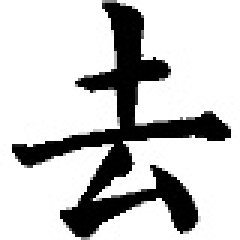
#> input picture data/cutting/8.jpg, 80 x 80 px, found by its file name (shown 3 times larger)
$ python testing.py
#> lines starting #> are read from the running program, lines starting #| are printed output that depends on the picture; after the words box and inside, x2 and y2 are one past the last pixel; in counts of white or black regions, pixels touching at a corner belong together
# # 这个文件用来测试一些python代码的实用性\


import math
import queue

import cv2
import numpy as np


#
#
# def get_radius_1(dir_x, dir_y, original_img, core):
#     """
#     确定半径大小
#     :param dir_x: 方向
#     :param dir_y: 方向
#     :param original_img: 原始图片
#     :param core: 圆心坐标
#     :return: 返回半径
#     """
#     # 备案1 —— 八个方向取最小值确定半径
#     # 这种方法较为稳定，但是缺点是可能会使得一些笔画无法覆盖
#     # radius = 100000000
#     # iter_x, iter_y = item[i]
#     # radius_x, radius_y = 0, 0
#     # tep_radius = 0
#     # while original_img[iter_x, iter_y] == 0:
#     #     tep_radius += 1
#     #     iter_y -= 1
#     # radius = min(radius, tep_radius)
#     # tep_radius = 0
#     # iter_x, iter_y = item[i]
#     # while original_img[iter_x, iter_y] == 0:
#     #     tep_radius += 1
#     #     iter_y += 1
#     # radius = min(radius, tep_radius)
#     # tep_radius = 0
#     # iter_x, iter_y = item[i]
#     # while original_img[iter_x, iter_y] == 0:
#     #     tep_radius += 1
#     #     iter_x -= 1
#     # radius = min(radius, tep_radius)
#     # tep_radius = 0
#     # iter_x, iter_y = item[i]
#     # while original_img[iter_x, iter_y] == 0:
#     #     tep_radius += 1
#     #     iter_x += 1
#     # radius = min(radius, tep_radius)
#     # tep_radius = 0
#     # iter_x, iter_y = item[i]
#     # while original_img[iter_x, iter_y] == 0:
#     #     tep_radius += 1
#     #     iter_x -= 1
#     #     iter_y -= 1
#     # radius = min(radius, round(tep_radius * 1.4142135623730951))
#     # tep_radius = 0
#     # iter_x, iter_y = item[i]
#     # while original_img[iter_x, iter_y] == 0:
#     #     tep_radius += 1
#     #     iter_x += 1
#     #     iter_y += 1
#     # radius = min(radius, round(tep_radius * 1.4142135623730951))
#     # tep_radius = 0
#     # iter_x, iter_y = item[i]
#     # while original_img[iter_x, iter_y] == 0:
#     #     tep_radius += 1
#     #     iter_x -= 1
#     #     iter_y += 1
#     # radius = min(radius, round(tep_radius * 1.4142135623730951))
#     # tep_radius = 0
#     # iter_x, iter_y = item[i]
#     # while original_img[iter_x, iter_y] == 0:
#     #     tep_radius += 1
#     #     iter_x += 1
#     #     iter_y -= 1
#     # radius = min(radius, round(tep_radius * 1.4142135623730951))
#
#     # 备案2 —— 按照轨迹方向确定半径
#     # 这种方法较为冒险，可能会出现笔画崩溃的现象，但是它有良好的覆盖性
#     radius_x = 0
#     radius_y = 0
#     iter_x, iter_y = core
#     # 开始计算半径
#     if dir_y == 0:
#         # 寻找 y = 0 这条线
#         # 先找左边
#         while original_img[iter_x][iter_y] == 0:
#             radius_x += 1
#             iter_y -= 1
#         iter_x, iter_y = core
#         # 再找右边
#         while original_img[iter_x][iter_y] == 0:
#             radius_y += 1
#             iter_y += 1
#     elif dir_x == 0:
#         # 寻找 x = 0 这条线
#         # 先找上边
#         while original_img[iter_x, iter_y] == 0:
#             radius_x += 1
#             iter_x -= 1
#         iter_x, iter_y = core
#         # 再找下边
#         while original_img[iter_x, iter_y] == 0:
#             radius_y += 1
#             iter_x += 1
#     elif dir_x * dir_y == -1:
#         # 寻找 x + y = 0 这条线
#         while original_img[iter_x, iter_y] == 0:
#             radius_x += 1
#             iter_x -= 1
#             iter_y -= 1
#         iter_x, iter_y = core
#         while original_img[iter_x, iter_y] == 0:
#             radius_y += 1
#             iter_x += 1
#             iter_y += 1
#     else:
#         # 寻找x - y = 0 这条边
#         while original_img[iter_x, iter_y] == 0:
#             radius_x += 1
#             iter_x -= 1
#             iter_y += 1
#         iter_x, iter_y = core
#         while original_img[iter_x, iter_y] == 0:
#             radius_y += 1
#             iter_x += 1
#             iter_y -= 1
#     radius = min(radius_x, radius_y)
#     if dir_x * dir_y:
#         radius = round(radius * 1.4142135623730951)
#     return radius
#
#
# def generate_fps(template_img, original_img, Stroke, Save_dir):
#     """
#     :param template_img: 空白模板
#     :param original_img: 原图
#     :param Stroke: 笔画
#     :return:
#     """
#     # 用来存储图片编号的，以便接下来合成视频
#     """
#             这里整理一下(dir_x, dir_y)的取值对八邻域的关系
#             (dir_x, dir_y) == (0, 1) 或者 (0, -1) 则半径的选取为 x = 0 这条直线
#             (dir_x, dir_y) == (1, 0) 或者 (-1, 0) 则半径的选取为 y = 0 这条直线
#             (dir_x, dir_y) == (1, 1) 或者 (-1, -1) 则半径的选取为 y = x 这条直线
#             (dir_x, dir_y) == (1, -1) 或者 (-1, 1) 则半径的选取为 y = -x 这条直线
#             半径的长度如此定义 -> 沿着直线寻找两个端点，寻找最近的一个端点距离圆心的位移距离作为这个圆的半径
#     """
#     cnt = 0
#     iter_img = template_img.copy()
#
#     # 广度优先遍历队列
#     q = queue.Queue()
#     dx = [1, -1, 0, 0]
#     dy = [0, 0, -1, 1]
#
#     for item in Stroke:
#         for i in range(1, len(item)):
#             visit_map = np.zeros_like(original_img, dtype=bool)
#             dir_x, dir_y = item[i][0] - item[i - 1][0], item[i][1] - item[i - 1][1]
#             radius = get_radius_1(dir_x, dir_y, original_img, item[i])
#             print(f"圆心：({item[i][0]}, {item[i][1]}), 半径: {radius}")
#             # 开始分帧
#             cnt += 1
#             # 接下来的问题是，确定了圆心和半径，如何绘制圆
#             # 一种妥协的方式： 广度优先搜索， 时间复杂度较低
#             q.put(item[i])
#             visit_map[item[i][0], item[i][1]] = True
#             while not q.empty():
#                 now_x, now_y = q.get()
#                 # distance = round(math.sqrt(pow(now_x - item[i][0], 2) + pow(now_y - item[i][1], 2)))
#                 # if distance > radius:
#                 #     continue
#                 iter_img[now_x, now_y] = (0, 0, 0)
#                 for j in range(4):
#                     next_x = now_x + dx[j]
#                     next_y = now_y + dy[j]
#                     if original_img[next_x, next_y] == 255 or visit_map[next_x, next_y] or \
#                             round(math.sqrt(pow(next_x - item[i][0], 2) + pow(next_y - item[i][1], 2))) > radius:
#                         continue
#                     q.put((next_x, next_y))
#                     visit_map[next_x, next_y] = True
#             cv2.imwrite(Save_dir + "/" + f"{cnt}.jpg", iter_img)
#
#
# def generate_video(picture_folder, ret_folder):
#     """
#
#     :param picture_folder: 图片保存的文件夹
#     :param ret_folder: 视频保存点
#     :return: 返回视频
#     """
#     video_size = cv2.imread(picture_folder + "/1.jpg", cv2.COLOR_BGR2GRAY).shape
#     # 视频帧数
#     fps = 30
#     gif = cv2.VideoWriter(ret_folder + "\\gif.avi", cv2.VideoWriter_fourcc('M', 'J', 'P', 'G'), fps,
#                             video_size)
#     for item in picture_folder:
#         img = cv2.imread(item)
#         gif.write(img)
#
#     gif.release()
#     cv2.destroyAllWindows()
#
#
# if __name__ == '__main__':
#     Stroke = [
#         [(3, 77), (4, 78), (5, 79), (6, 80), (6, 81), (7, 82), (8, 83), (9, 84), (10, 85), (11, 86), (12, 87), (13, 88),
#          (14, 88), (15, 89), (16, 89), (17, 90), (18, 90), (19, 90), (20, 90), (21, 90), (22, 90), (23, 90), (24, 90),
#          (25, 90), (26, 90), (27, 90), (28, 90), (29, 90), (30, 90), (31, 90), (32, 90), (33, 90), (34, 90), (35, 90),
#          (36, 90), (37, 90), (38, 90), (39, 90), (40, 90), (41, 90)],
#         [(44, 93), (44, 94), (45, 95), (45, 96), (45, 97), (45, 98), (45, 99), (45, 100), (45, 101), (45, 102),
#          (45, 103), (45, 104), (45, 105), (45, 106), (44, 107), (44, 108), (44, 109), (45, 110), (45, 111), (45, 112),
#          (45, 113), (45, 114)],
#         [(50, 86), (50, 85), (50, 84), (51, 83), (51, 82), (51, 81), (51, 80), (51, 79), (51, 78), (51, 77), (51, 76),
#          (51, 75), (52, 74), (52, 73), (52, 72), (52, 71), (53, 70), (53, 69), (53, 68), (53, 67), (53, 66), (52, 65),
#          (52, 64), (53, 63), (53, 62), (53, 61), (53, 60), (53, 59), (53, 58), (53, 57)],
#         [(52, 89), (53, 89), (54, 89), (55, 89), (56, 89), (57, 89), (58, 89), (59, 89), (60, 89), (61, 89), (62, 89),
#          (63, 89), (64, 89), (65, 89), (66, 89), (67, 89), (68, 89), (69, 89), (70, 89), (71, 89), (72, 89), (73, 89),
#          (74, 89), (75, 89), (76, 89), (77, 89), (78, 89), (79, 89), (80, 89), (81, 89), (82, 89)],
#         [(84, 154), (84, 153), (84, 152), (83, 151), (82, 150), (82, 149), (81, 148), (81, 147), (81, 146), (81, 145),
#          (81, 144), (81, 143), (81, 142), (81, 141), (81, 140), (81, 139), (81, 138), (81, 137), (81, 136), (81, 135),
#          (81, 134), (81, 133), (81, 132), (81, 131), (81, 130), (82, 129), (82, 128), (82, 127), (82, 126), (82, 125),
#          (82, 124), (83, 123), (83, 122), (83, 121), (83, 120), (83, 119), (83, 118), (83, 117), (83, 116), (83, 115),
#          (83, 114), (83, 113), (83, 112), (83, 111), (83, 110), (84, 109), (84, 108), (84, 107), (84, 106), (84, 105),
#          (84, 104), (84, 103), (84, 102), (84, 101), (84, 100), (84, 99), (84, 98), (84, 97), (84, 96), (84, 95),
#          (84, 94), (84, 93), (84, 92), (84, 91)],
#         [(87, 82), (87, 81), (87, 80), (87, 79), (88, 78), (88, 77), (88, 76), (88, 75), (88, 74), (88, 73), (88, 72),
#          (88, 71), (88, 70), (88, 69), (88, 68), (89, 67), (89, 66), (89, 65), (89, 64), (89, 63), (89, 62), (89, 61),
#          (89, 60), (90, 59), (90, 58), (90, 57), (90, 56), (90, 55), (90, 54), (91, 53), (91, 52), (91, 51), (92, 50),
#          (92, 49), (92, 48), (93, 47), (93, 46), (93, 45), (93, 44), (94, 43), (94, 42), (94, 41), (94, 40), (95, 39),
#          (95, 38), (95, 37), (95, 36), (95, 35), (96, 34), (96, 33), (96, 32), (96, 31), (97, 30), (97, 29), (98, 28),
#          (98, 27), (98, 26), (98, 25), (98, 24), (99, 23), (99, 22), (99, 21), (99, 20), (98, 19), (98, 18), (98, 17),
#          (97, 16), (97, 15), (96, 14)],
#         [(90, 84), (91, 84), (92, 84), (93, 84), (94, 84), (95, 84), (96, 84), (97, 84), (98, 84), (99, 84), (100, 84),
#          (101, 84), (102, 84), (103, 84), (104, 84), (105, 83), (106, 82), (106, 81), (106, 80), (107, 79), (108, 78),
#          (109, 77), (110, 76), (111, 75), (112, 74), (113, 73), (114, 72), (115, 71), (116, 70), (117, 69), (118, 68),
#          (119, 68), (120, 67), (121, 66), (122, 65), (123, 65), (124, 65), (125, 65), (126, 64), (127, 64), (128, 63),
#          (129, 63), (130, 63), (131, 63), (132, 63), (133, 63)],
#         [(108, 109), (109, 110), (110, 111), (111, 112), (112, 113), (113, 114), (114, 114), (115, 115), (116, 115),
#          (117, 116), (118, 116)],
#         [(121, 119), (122, 120), (123, 121), (124, 122), (125, 123), (126, 124), (127, 125), (128, 126), (129, 127),
#          (130, 127), (131, 127), (132, 128), (133, 128), (134, 129), (135, 129), (136, 130), (137, 130), (138, 130)],
#         [(122, 115), (123, 114), (123, 113), (123, 112), (123, 111), (123, 110), (123, 109), (124, 108), (124, 107),
#          (125, 106), (125, 105), (125, 104), (125, 103), (125, 102), (125, 101), (125, 100), (126, 99), (126, 98),
#          (126, 97), (127, 96), (127, 95), (127, 94), (128, 93), (128, 92), (128, 91), (129, 90), (129, 89), (129, 88),
#          (129, 87), (130, 86), (130, 85), (130, 84), (130, 83), (131, 82), (131, 81), (131, 80), (132, 79), (132, 78),
#          (133, 77), (133, 76), (133, 75), (133, 74), (133, 73), (134, 72), (134, 71), (134, 70), (134, 69), (134, 68),
#          (135, 67), (135, 66)],
#         [(137, 63), (138, 62), (139, 61), (140, 60), (140, 59), (140, 58), (140, 57), (140, 56), (140, 55), (139, 54),
#          (139, 53), (139, 52), (139, 51), (139, 50), (138, 49)]]
#     One_Stroke_for_test = [[(3, 77), (4, 78), (5, 79), (6, 80), (6, 81), (7, 82), (8, 83), (9, 84), (10, 85), (11, 86), (12, 87), (13, 88),
#          (14, 88), (15, 89), (16, 89), (17, 90), (18, 90), (19, 90), (20, 90), (21, 90), (22, 90), (23, 90), (24, 90),
#          (25, 90), (26, 90), (27, 90), (28, 90), (29, 90), (30, 90), (31, 90), (32, 90), (33, 90), (34, 90), (35, 90),
#          (36, 90), (37, 90), (38, 90), (39, 90), (40, 90), (41, 90)]]
#     img = cv2.imread('cutting/8.jpg', cv2.COLOR_BGR2GRAY)
#     img[img < 100] = 0
#     img[img >= 100] = 255
#     rows, cols = img.shape
#     ret_img = np.zeros((rows, cols, 3), dtype=np.uint8)
#     ret_img.fill(255)
#     for item in Stroke:
#         for (x, y) in item:
#             ret_img[x][y] = [93, 194, 56]
#     Save_dir = "folder_for_testing"
#     Save_dir_video = "folder_for_video"
#     generate_fps(ret_img, img, One_Stroke_for_test, Save_dir)
#     # generate_video(Save_dir, Save_dir_video)
#     # cv2.imwrite("test.jpg", ret_img)
#     # cv2.imshow('img', ret_img)
#     # cv2.waitKey(0)

#
# Stroke = [
#     [(3, 77), (4, 78), (5, 79), (6, 80), (6, 81), (7, 82), (8, 83), (9, 84), (10, 85), (11, 86), (12, 87), (13, 88),
#      (14, 88), (15, 89), (16, 89), (17, 90), (18, 90), (19, 90), (20, 90), (21, 90), (22, 90), (23, 90), (24, 90),
#      (25, 90), (26, 90), (27, 90), (28, 90), (29, 90), (30, 90), (31, 90), (32, 90), (33, 90), (34, 90), (35, 90),
#      (36, 90), (37, 90), (38, 90), (39, 90), (40, 90), (41, 90)],
#     [(44, 93), (44, 94), (45, 95), (45, 96), (45, 97), (45, 98), (45, 99), (45, 100), (45, 101), (45, 102),
#      (45, 103), (45, 104), (45, 105), (45, 106), (44, 107), (44, 108), (44, 109), (45, 110), (45, 111), (45, 112),
#      (45, 113), (45, 114)],
#     [(50, 86), (50, 85), (50, 84), (51, 83), (51, 82), (51, 81), (51, 80), (51, 79), (51, 78), (51, 77), (51, 76),
#      (51, 75), (52, 74), (52, 73), (52, 72), (52, 71), (53, 70), (53, 69), (53, 68), (53, 67), (53, 66), (52, 65),
#      (52, 64), (53, 63), (53, 62), (53, 61), (53, 60), (53, 59), (53, 58), (53, 57)],
#     [(52, 89), (53, 89), (54, 89), (55, 89), (56, 89), (57, 89), (58, 89), (59, 89), (60, 89), (61, 89), (62, 89),
#      (63, 89), (64, 89), (65, 89), (66, 89), (67, 89), (68, 89), (69, 89), (70, 89), (71, 89), (72, 89), (73, 89),
#      (74, 89), (75, 89), (76, 89), (77, 89), (78, 89), (79, 89), (80, 89), (81, 89), (82, 89)],
#     [(84, 154), (84, 153), (84, 152), (83, 151), (82, 150), (82, 149), (81, 148), (81, 147), (81, 146), (81, 145),
#      (81, 144), (81, 143), (81, 142), (81, 141), (81, 140), (81, 139), (81, 138), (81, 137), (81, 136), (81, 135),
#      (81, 134), (81, 133), (81, 132), (81, 131), (81, 130), (82, 129), (82, 128), (82, 127), (82, 126), (82, 125),
#      (82, 124), (83, 123), (83, 122), (83, 121), (83, 120), (83, 119), (83, 118), (83, 117), (83, 116), (83, 115),
#      (83, 114), (83, 113), (83, 112), (83, 111), (83, 110), (84, 109), (84, 108), (84, 107), (84, 106), (84, 105),
#      (84, 104), (84, 103), (84, 102), (84, 101), (84, 100), (84, 99), (84, 98), (84, 97), (84, 96), (84, 95),
#      (84, 94), (84, 93), (84, 92), (84, 91)],
#     [(87, 82), (87, 81), (87, 80), (87, 79), (88, 78), (88, 77), (88, 76), (88, 75), (88, 74), (88, 73), (88, 72),
#      (88, 71), (88, 70), (88, 69), (88, 68), (89, 67), (89, 66), (89, 65), (89, 64), (89, 63), (89, 62), (89, 61),
#      (89, 60), (90, 59), (90, 58), (90, 57), (90, 56), (90, 55), (90, 54), (91, 53), (91, 52), (91, 51), (92, 50),
#      (92, 49), (92, 48), (93, 47), (93, 46), (93, 45), (93, 44), (94, 43), (94, 42), (94, 41), (94, 40), (95, 39),
#      (95, 38), (95, 37), (95, 36), (95, 35), (96, 34), (96, 33), (96, 32), (96, 31), (97, 30), (97, 29), (98, 28),
#      (98, 27), (98, 26), (98, 25), (98, 24), (99, 23), (99, 22), (99, 21), (99, 20), (98, 19), (98, 18), (98, 17),
#      (97, 16), (97, 15), (96, 14)],
#     [(90, 84), (91, 84), (92, 84), (93, 84), (94, 84), (95, 84), (96, 84), (97, 84), (98, 84), (99, 84), (100, 84),
#      (101, 84), (102, 84), (103, 84), (104, 84), (105, 83), (106, 82), (106, 81), (106, 80), (107, 79), (108, 78),
#      (109, 77), (110, 76), (111, 75), (112, 74), (113, 73), (114, 72), (115, 71), (116, 70), (117, 69), (118, 68),
#      (119, 68), (120, 67), (121, 66), (122, 65), (123, 65), (124, 65), (125, 65), (126, 64), (127, 64), (128, 63),
#      (129, 63), (130, 63), (131, 63), (132, 63), (133, 63)],
#     [(108, 109), (109, 110), (110, 111), (111, 112), (112, 113), (113, 114), (114, 114), (115, 115), (116, 115),
#      (117, 116), (118, 116)],
#     [(121, 119), (122, 120), (123, 121), (124, 122), (125, 123), (126, 124), (127, 125), (128, 126), (129, 127),
#      (130, 127), (131, 127), (132, 128), (133, 128), (134, 129), (135, 129), (136, 130), (137, 130), (138, 130)],
#     [(122, 115), (123, 114), (123, 113), (123, 112), (123, 111), (123, 110), (123, 109), (124, 108), (124, 107),
#      (125, 106), (125, 105), (125, 104), (125, 103), (125, 102), (125, 101), (125, 100), (126, 99), (126, 98),
#      (126, 97), (127, 96), (127, 95), (127, 94), (128, 93), (128, 92), (128, 91), (129, 90), (129, 89), (129, 88),
#      (129, 87), (130, 86), (130, 85), (130, 84), (130, 83), (131, 82), (131, 81), (131, 80), (132, 79), (132, 78),
#      (133, 77), (133, 76), (133, 75), (133, 74), (133, 73), (134, 72), (134, 71), (134, 70), (134, 69), (134, 68),
#      (135, 67), (135, 66)],
#     [(137, 63), (138, 62), (139, 61), (140, 60), (140, 59), (140, 58), (140, 57), (140, 56), (140, 55), (139, 54),
#      (139, 53), (139, 52), (139, 51), (139, 50), (138, 49)]]
#
# for i in range(len(Stroke)):
#     if i == 2 or i == 4 or i == 5 or i == 9 or i == 10:
#         Stroke[i].reverse()
#
# # print(Stroke)


def show():
    path = '../data/cutting/8.jpg'
    img = cv2.imread(path, cv2.COLOR_BGR2GRAY)
#> img is the input picture: shape (80, 80); min 0, max 255, mean 197.4
    img[img >= 100] = 255
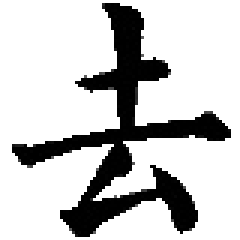
#> img: shape (80, 80) (shown 3 times larger); 12.56% of pixels changed, all inside (x1, y1, x2, y2) = (0, 0, 80, 80)
    img[img < 100] = 0
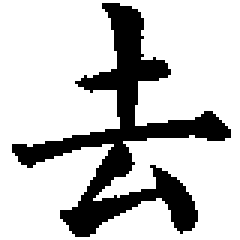
#> img: shape (80, 80) (shown 3 times larger); 77.8% white; 1 black region, box (x1, y1, x2, y2) and area: (4, 1, 77, 79) 1421
    ret_img = np.full((img.shape[0], img.shape[1], 3), 255, np.uint8)
    for i in range(img.shape[0]):
        for j in range(img.shape[1]):
            if img[i][j] == 0:
                ret_img[i][j] = (0, 0, 0)
    for item in new:
        for point in item:
            ret_img[point[0], point[1]] = (0, 255, 255)
#> ret_img: shape (80, 80, 3); mean of channels 0, 1, 2 198.3, 198.4, 198.4
    cv2.imwrite("showing.jpg", ret_img)


new = [
    # 0
    [(3, 77), (4, 78), (5, 79), (6, 80), (6, 81), (7, 82), (8, 83), (9, 84), (10, 85), (11, 86), (12, 87), (13, 88),
     (14, 88), (15, 89), (16, 89), (17, 90), (18, 90), (19, 90), (20, 90), (21, 90), (22, 90), (23, 90), (24, 90),
     (25, 90), (26, 90), (27, 90), (28, 90), (29, 90), (30, 90), (31, 90), (32, 90), (33, 90), (34, 90), (35, 90),
     (36, 90), (37, 90), (38, 90), (39, 90), (40, 90), (41, 90)],
    # # 1
    # [(44, 93), (44, 94), (45, 95), (45, 96), (45, 97), (45, 98), (45, 99), (45, 100), (45, 101), (45, 102),
    #  (45, 103), (45, 104), (45, 105), (45, 106), (44, 107), (44, 108), (44, 109), (45, 110), (45, 111), (45, 112),
    #  (45, 113), (45, 114)],
    # # 2
    # [(53, 57), (53, 58), (53, 59), (53, 60), (53, 61), (53, 62), (53, 63), (52, 64), (52, 65), (53, 66), (53, 67),
    #  (53, 68), (53, 69), (53, 70), (52, 71), (52, 72), (52, 73), (52, 74), (51, 75), (51, 76), (51, 77), (51, 78),
    #  (51, 79), (51, 80), (51, 81), (51, 82), (51, 83), (50, 84), (50, 85), (50, 86)],
    [(53, 57), (53, 58), (53, 59), (53, 60), (52, 61), (52, 62), (52, 63), (52, 64), (52, 65), (52, 66), (52, 67),
     (51, 68), (51, 69), (51, 70), (51, 71), (51, 72), (51, 73), (51, 74), (50, 75), (50, 76), (50, 77), (50, 78),
     (50, 79), (50, 80), (50, 81), (49, 82), (49, 83), (49, 84), (49, 85), (49, 86), (49, 87), (49, 88), (49, 89),
     (48, 90), (48, 91), (48, 92), (48, 93), (48, 94), (48, 95), (48, 96), (47, 97), (47, 98), (47, 99), (47, 100),
     (47, 101), (47, 102), (47, 103), (46, 104), (46, 105), (46, 106), (46, 107), (46, 108), (46, 109), (46, 110),
     (45, 111), (45, 112), (45, 113), (45, 114)],
    # 3
    [(52, 89), (53, 89), (54, 89), (55, 89), (56, 89), (57, 89), (58, 89), (59, 89), (60, 89), (61, 89), (62, 89),
     (63, 89), (64, 89), (65, 89), (66, 89), (67, 89), (68, 89), (69, 89), (70, 89), (71, 89), (72, 89), (73, 89),
     (74, 89), (75, 89), (76, 89), (77, 89), (78, 89), (79, 89), (80, 89), (81, 89), (82, 89)],
    # 4
    [(84, 91), (84, 92), (84, 93), (84, 94), (84, 95), (84, 96), (84, 97), (84, 98), (84, 99), (84, 100), (84, 101),
     (84, 102), (84, 103), (84, 104), (84, 105), (84, 106), (84, 107), (84, 108), (84, 109), (83, 110), (83, 111),
     (83, 112), (83, 113), (83, 114), (83, 115), (83, 116), (83, 117), (83, 118), (83, 119), (83, 120), (83, 121),
     (83, 122), (83, 123), (82, 124), (82, 125), (82, 126), (82, 127), (82, 128), (82, 129), (81, 130), (81, 131),
     (81, 132), (81, 133), (81, 134), (81, 135), (81, 136), (81, 137), (81, 138), (81, 139), (81, 140), (81, 141),
     (81, 142), (81, 143), (81, 144), (81, 145), (81, 146), (81, 147), (81, 148), (82, 149), (82, 150), (83, 151),
     (84, 152), (84, 153), (84, 154)],
    # 5
    [(96, 14), (97, 15), (97, 16), (98, 17), (98, 18), (98, 19), (99, 20), (99, 21), (99, 22), (99, 23), (98, 24),
     (98, 25), (98, 26), (98, 27), (98, 28), (97, 29), (97, 30), (96, 31), (96, 32), (96, 33), (96, 34), (95, 35),
     (95, 36), (95, 37), (95, 38), (95, 39), (94, 40), (94, 41), (94, 42), (94, 43), (93, 44), (93, 45), (93, 46),
     (93, 47), (92, 48), (92, 49), (92, 50), (91, 51), (91, 52), (91, 53), (90, 54), (90, 55), (90, 56), (90, 57),
     (90, 58), (90, 59), (89, 60), (89, 61), (89, 62), (89, 63), (89, 64), (89, 65), (89, 66), (89, 67), (88, 68),
     (88, 69), (88, 70), (88, 71), (88, 72), (88, 73), (88, 74), (88, 75), (88, 76), (88, 77), (88, 78), (87, 79),
     (87, 80), (87, 81), (87, 82)],
    # 6
    [(90, 84), (91, 84), (92, 84), (93, 84), (94, 84), (95, 84), (96, 84), (97, 84), (98, 84), (99, 84), (100, 84),
     (101, 84), (102, 84), (103, 84), (104, 84), (105, 83), (106, 82), (106, 81), (106, 80), (107, 79), (108, 78),
     (109, 77), (110, 76), (111, 75), (112, 74), (113, 73), (114, 72), (115, 71), (116, 70), (117, 69), (118, 68),
     (119, 68), (120, 67), (121, 66), (122, 65), (123, 65), (124, 65), (125, 65), (126, 64), (127, 64), (128, 63),
     (129, 63), (130, 63), (131, 63), (132, 63), (133, 63)],
    # 7
    [(108, 109), (109, 110), (110, 111), (111, 112), (112, 113), (113, 114), (114, 114), (115, 115), (116, 115),
     (117, 116), (118, 116)],
    # 8
    [(121, 119), (122, 120), (123, 121), (124, 122), (125, 123), (126, 124), (127, 125), (128, 126), (129, 127),
     (130, 127), (131, 127), (132, 128), (133, 128), (134, 129), (135, 129), (136, 130), (137, 130), (138, 130)],
    # 9
    [(135, 66), (135, 67), (134, 68), (134, 69), (134, 70), (134, 71), (134, 72), (133, 73), (133, 74), (133, 75),
     (133, 76), (133, 77), (132, 78), (132, 79), (131, 80), (131, 81), (131, 82), (130, 83), (130, 84), (130, 85),
     (130, 86), (129, 87), (129, 88), (129, 89), (129, 90), (128, 91), (128, 92), (128, 93), (127, 94), (127, 95),
     (127, 96), (126, 97), (126, 98), (126, 99), (125, 100), (125, 101), (125, 102), (125, 103), (125, 104),
     (125, 105), (125, 106), (124, 107), (124, 108), (123, 109), (123, 110), (123, 111), (123, 112), (123, 113),
     (123, 114), (122, 115)],
    # 10
    [(138, 49), (139, 50), (139, 51), (139, 52), (139, 53), (139, 54), (140, 55), (140, 56), (140, 57), (140, 58),
     (140, 59), (140, 60), (139, 61), (138, 62), (137, 63)]]

# new_new = [ new[2], new[1], new[0], new[3], new[5], new[4], new[6], new[10], new[9], new[7], new[8]]
# print(new_new)


stroke1 = new[2]
stroke2 = new[1]


# [16 lines left out: function merge, not called in this run]


# merge(stroke1, stroke2)
#> (the run stopped early here; a loop or call above may not have finished)
